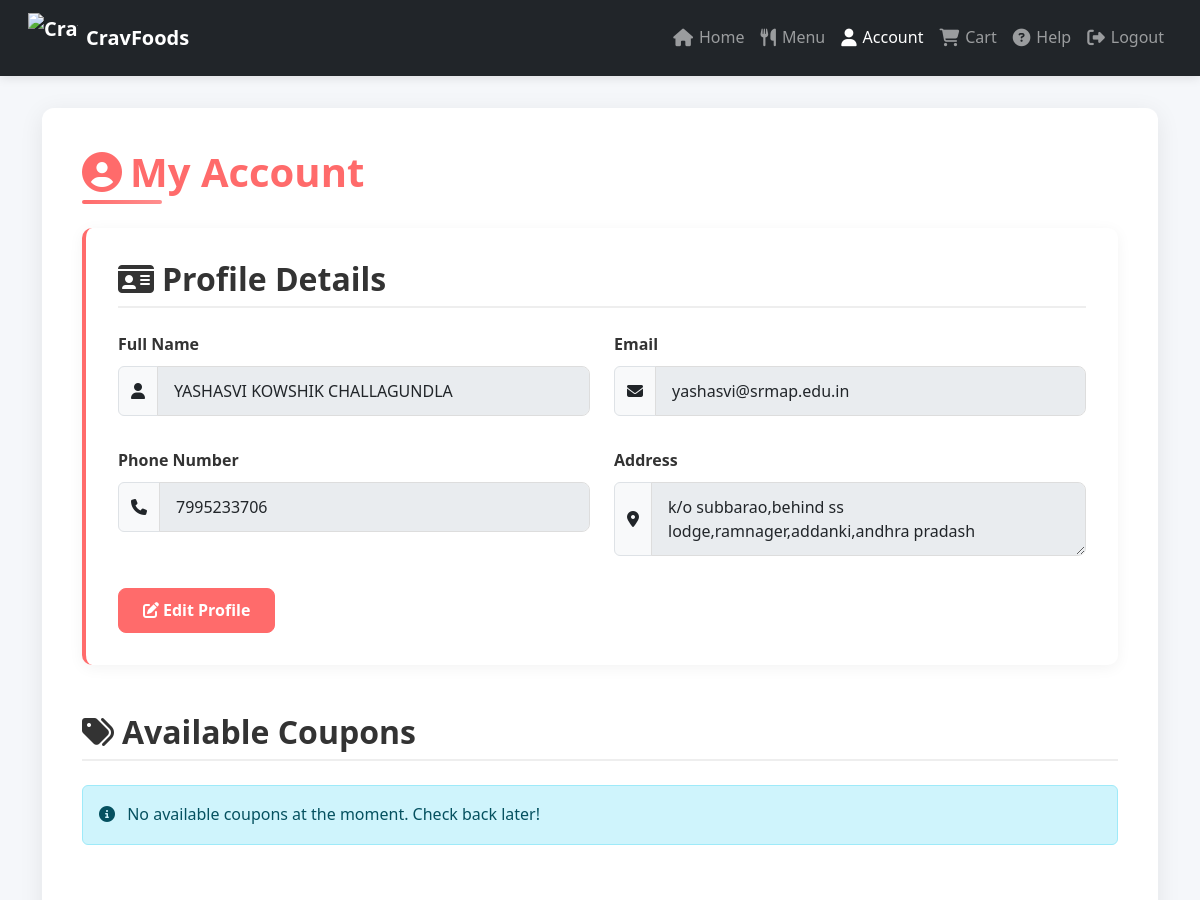
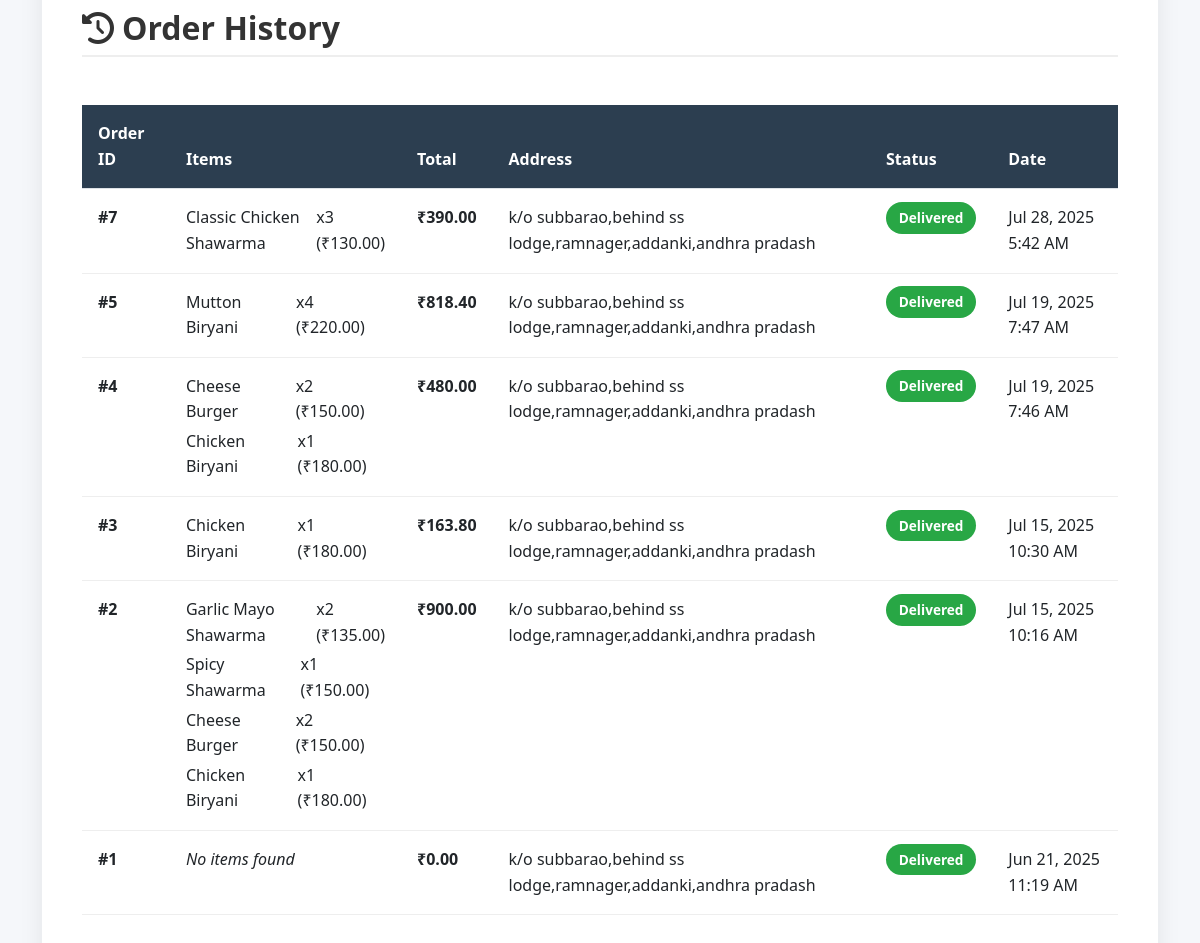
The app's page /account.php (signed in) with its own data (2 pictures, top to bottom).
### tables this page shows
CREATE TABLE `users` (
  `id` int(11) NOT NULL,
  `name` varchar(100) NOT NULL,
  `mobile` varchar(15) NOT NULL,
  `email` varchar(100) NOT NULL,
  `address` text NOT NULL,
  `password` varchar(255) NOT NULL,
  `created_at` timestamp NOT NULL DEFAULT current_timestamp()
);

CREATE TABLE `orders` (
  `id` int(11) NOT NULL,
  `user_id` int(11) DEFAULT NULL,
  `total_amount` decimal(10,2) DEFAULT NULL,
  `coupon_applied` varchar(50) DEFAULT NULL,
  `delivery_address` text DEFAULT NULL,
  `order_date` timestamp NOT NULL DEFAULT current_timestamp(),
  `status` enum('Pending','Processing','Delivered') DEFAULT 'Pending'
);

CREATE TABLE `order_items` (
  `id` int(11) NOT NULL,
  `order_id` int(11) DEFAULT NULL,
  `food_id` int(11) DEFAULT NULL,
  `quantity` int(11) DEFAULT 1,
  `price` decimal(10,2) DEFAULT NULL
);

CREATE TABLE `food_items` (
  `id` int(11) NOT NULL,
  `name` varchar(100) NOT NULL,
  `description` text DEFAULT NULL,
  `price` decimal(10,2) NOT NULL,
  `image` varchar(255) DEFAULT NULL,
  `category_id` int(11) DEFAULT NULL
);

### account.php (the view, shortened to what this page needs)
<?php
include 'db.php';
$user_id = $_SESSION['user_id'];
$stmt = $conn->prepare("SELECT * FROM users WHERE id = ?");
$stmt->bind_param("i", $user_id);
$stmt->execute();
$result = $stmt->get_result();
$customer = $result->fetch_assoc();
$stmt = $conn->prepare("SELECT * FROM orders WHERE user_id = ? ORDER BY order_date DESC");
$stmt->bind_param("i", $user_id);
$stmt->execute();
$orderResult = $stmt->get_result();
?>
<!DOCTYPE html>
<html lang="en">
<head>
    <link href="https://cdn.jsdelivr.net/npm/bootstrap@5.3.0/dist/css/bootstrap.min.css" rel="stylesheet">
    <link rel="stylesheet" href="https://cdnjs.cloudflare.com/ajax/libs/font-awesome/6.4.0/css/all.min.css">
</head>
<body>
<nav class="navbar navbar-expand-lg navbar-dark bg-dark mb-4">
    <div class="container-fluid">
        <a class="navbar-brand d-flex align-items-center" href="index.php">
            <img src="food_images/cravfoods_logo.png" alt="CravFoods Logo" width="50" height="50" class="me-2">
            <span>CravFoods</span>
        </a>
        <div class="collapse navbar-collapse" id="navbarNav">
            <ul class="navbar-nav ms-auto">
                <li class="nav-item">
                    <a class="nav-link" href="index.php">
                        <i class="fas fa-home"></i> Home
                    </a>
                </li>
                <li class="nav-item">
                    <a class="nav-link" href="menu.php">
                        <i class="fas fa-utensils"></i> Menu
                    </a>
                </li>
                <li class="nav-item">
                    <a class="nav-link active" href="account.php">
                        <i class="fas fa-user"></i> Account
                    </a>
                </li>
                <li class="nav-item">
                    <a class="nav-link" href="cart.php">
                        <i class="fas fa-shopping-cart"></i> Cart
                    </a>
                </li>
                <li class="nav-item">
                    <a class="nav-link" href="help.php">
                        <i class="fas fa-question-circle"></i> Help
                    </a>
                </li>
                <li class="nav-item">
                    <a class="nav-link" href="logout.php">
                        <i class="fas fa-sign-out-alt"></i> Logout
                    </a>
                </li>
            </ul>
        </div>
    </div>
</nav>
<div class="container">
    <div class="account-container">
        <h1 class="mb-4"><i class="fas fa-user-circle me-2"></i>My Account</h1>
        <div class="profile-section">
            <h2 class="mb-4"><i class="fas fa-id-card me-2"></i>Profile Details</h2>
            <form method="post" id="profileForm">
                <div class="row mb-3">
                    <div class="col-md-6 mb-3">
                        <label class="form-label fw-bold">Full Name</label>
                        <div class="input-group">
                            <span class="input-group-text"><i class="fas fa-user"></i></span>
                            <input type="text" class="form-control" name="name" value="<?= htmlspecialchars($customer['name'] ?? '') ?>" required disabled>
                        </div>
                    </div>
                    <div class="col-md-6 mb-3">
                        <label class="form-label fw-bold">Email</label>
                        <div class="input-group">
                            <span class="input-group-text"><i class="fas fa-envelope"></i></span>
                            <input type="email" class="form-control" value="<?= htmlspecialchars($customer['email'] ?? '') ?>" disabled>
                        </div>
                    </div>
                </div>
                <div class="row mb-3">
                    <div class="col-md-6 mb-3">
                        <label class="form-label fw-bold">Phone Number</label>
                        <div class="input-group">
                            <span class="input-group-text"><i class="fas fa-phone"></i></span>
                            <input type="tel" class="form-control" name="mobile" value="<?= htmlspecialchars($customer['mobile'] ?? '') ?>" required disabled>
                        </div>
                    </div>
                    <div class="col-md-6 mb-3">
                        <label class="form-label fw-bold">Address</label>
                        <div class="input-group">
                            <span class="input-group-text"><i class="fas fa-map-marker-alt"></i></span>
                            <textarea class="form-control" name="address" rows="2" required disabled><?= htmlspecialchars($customer['address'] ?? '') ?></textarea>
                        </div>
                    </div>
                </div>
                <div class="d-flex gap-2">
                    <button type="button" class="btn btn-primary" id="editProfileBtn">
                        <i class="fas fa-edit me-1"></i> Edit Profile
                    </button>
                </div>
            </form>
        </div>
        <div class="coupon-section">
            <h2 class="mb-4"><i class="fas fa-tags me-2"></i>Available Coupons</h2>
            <div class="row">
            <?php
                $today = date('Y-m-d');
                $coupon_query = "
                    SELECT c.*
                    FROM coupons c
                    INNER JOIN user_coupons uc ON c.id = uc.coupon_id
                    WHERE uc.user_id = $user_id
                    AND c.is_active = 1
                    AND c.expiry_date >= '$today'
                ";
                $coupon_result = mysqli_query($conn, $coupon_query);
                if (mysqli_num_rows($coupon_result) > 0):
                    while ($coupon = mysqli_fetch_assoc($coupon_result)):
            ?>
                <div class="col-md-6 col-lg-4 mb-4">
                    <div class="ticket-card">
                        <div class="ticket-code"><?= htmlspecialchars($coupon['code']) ?></div>
                        <div class="ticket-discount">
                            <?= $coupon['discount_type'] == 'Percentage' ? $coupon['discount_value'] . '% OFF' : '₹' . $coupon['discount_value'] . ' OFF' ?>
                        </div>
                        <div class="ticket-expiry">
                            <i class="far fa-clock me-1"></i> Expires: <?= date('M j, Y', strtotime($coupon['expiry_date'])) ?>
                        </div>
                        <div class="ticket-expiry">
                            <i class="fas fa-gift me-1"></i>
                            <?= $coupon['discount_type'] == 'Percentage' ?
                                'Save '.$coupon['discount_value'].'% on your order' :
                                'Get ₹'.$coupon['discount_value'].' off your order' ?>
                        </div>
                            <button class="btn btn-outline-primary copy-btn" data-code="<?= htmlspecialchars($coupon['code']) ?>">
                            <i class="far fa-copy me-1"></i> Copy Code
                        </button>
                    </div>
                </div>
            <?php endwhile; else: ?>
                <div class="col-12">
                    <div class="alert alert-info">
                        <i class="fas fa-info-circle me-2"></i> No available coupons at the moment. Check back later!
                    </div>
                </div>
            <?php endif; ?>
            </div>
        </div>
        <h2 class="mb-4"><i class="fas fa-history me-2"></i>Order History</h2>
        <?php if ($orderResult->num_rows > 0): ?>
            <div class="table-responsive">
                <table class="order-table table table-hover">
                    <thead>
                        <tr>
                            <th>Order ID</th>
                            <th>Items</th>
                            <th>Total</th>
                            <th>Address</th>
                            <th>Status</th>
                            <th>Date</th>
                        </tr>
                    </thead>
                    <tbody>
                    <?php while ($order = $orderResult->fetch_assoc()): ?>
                        <tr>
                            <td class="fw-bold">#<?= $order['id'] ?></td>
                            <td class="order-items-cell">
                                <?php
                                $itemStmt = $conn->prepare("
                                    SELECT fi.name, oi.quantity, oi.price
                                    FROM order_items oi
                                    JOIN food_items fi ON oi.food_id = fi.id
                                    WHERE oi.order_id = ?
                                ");
                                $itemStmt->bind_param("i", $order['id']);
                                $itemStmt->execute();
                                $itemResult = $itemStmt->get_result();
                                if ($itemResult->num_rows > 0):
                                    echo "<div class='d-flex flex-column gap-1'>";
                                    while ($item = $itemResult->fetch_assoc()) {
                                        echo "<div class='d-flex justify-content-between'>";
                                        echo "<span>" . htmlspecialchars($item['name']) . "</span>";
                                        echo "<span>x" . (int)$item['quantity'] . " (₹" . number_format($item['price'], 2) . ")</span>";
                                        echo "</div>";
                                    }
                                    echo "</div>";
                                else:
                                    echo "<em>No items found</em>";
                                endif;
                                ?>
                            </td>
                            <td class="fw-bold">₹<?= number_format($order['total_amount'], 2) ?></td>
                            <td><?= htmlspecialchars($order['delivery_address']) ?></td>
                            <td><span class="status-badge <?= 'status-' . strtolower($order['status']) ?>"><?= ucfirst($order['status']) ?></span></td>
                            <td><?= date('M j, Y g:i A', strtotime($order['order_date'])) ?></td>
                        </tr>
                    <?php endwhile; ?>
                    </tbody>
                </table>
            </div>
        <?php else: ?>
            <div class="alert alert-info">
                <i class="fas fa-info-circle me-2"></i> You haven't placed any orders yet. <a href="menu.php" class="alert-link">Browse our menu</a> to get started!
            </div>
        <?php endif; ?>
    </div>
</div>
</body>
</html>

### account.php (style rules this page uses)
:root { --primary-color: #ff6b6b; --secondary-color: #ff8e8e; --dark-color: #333; --light-color: #f8f9fa; --success-color: #28a745; --info-color: #17a2b8; --warning-color: #ffc107; --danger-color: #dc3545; }
.navbar { box-shadow: 0 2px 10px rgba(0, 0, 0, 0.1); padding: 0.5rem 1rem; }
.navbar-brand { font-weight: bold; display: flex; align-items: center; }
.navbar-brand img { margin-right: 10px; transition: transform 0.3s ease; height: 50px; width: 50px; }
.nav-link { font-weight: 500; padding: 0.5rem 1rem; display: flex; align-items: center; transition: all 0.3s ease; }
.nav-link i { margin-right: 6px; font-size: 1.1rem; }
.nav-link:hover, .nav-link.active { color: white !important; }
body { font-family: 'Segoe UI', Tahoma, Geneva, Verdana, sans-serif; background-color: #f5f7fa; color: var(--dark-color); line-height: 1.6; padding-top: 0; }
.account-container { max-width: 1200px; margin: 2rem auto; padding: 2.5rem; background: white; border-radius: 12px; box-shadow: 0 5px 25px rgba(0, 0, 0, 0.08); }
h1, h2, h3 { font-weight: 700; color: var(--dark-color); }
h1 { color: var(--primary-color); position: relative; padding-bottom: 0.5rem; }
h1::after { content: ''; position: absolute; bottom: 0; left: 0; width: 80px; height: 4px; background: linear-gradient(90deg, var(--primary-color), var(--secondary-color)); border-radius: 2px; }
h2 { margin-bottom: 1.5rem; padding-bottom: 0.5rem; border-bottom: 2px solid #eee; }
.profile-section { margin-bottom: 3rem; padding: 2rem; background: white; border-radius: 10px; box-shadow: 0 3px 15px rgba(0, 0, 0, 0.05); border-left: 4px solid var(--primary-color); }
.form-control, .form-select { border-radius: 8px; padding: 0.75rem 1rem; border: 1px solid #ddd; transition: all 0.3s ease; }
.btn { border-radius: 8px; padding: 0.6rem 1.5rem; font-weight: 600; transition: all 0.3s ease; display: inline-flex; align-items: center; justify-content: center; }
.btn i { margin-right: 8px; }
.btn-primary { background-color: var(--primary-color); border-color: var(--primary-color); }
.order-table { width: 100%; margin-top: 1.5rem; border-collapse: separate; border-spacing: 0; }
.order-table th { background-color: #2c3e50; color: white; padding: 1rem; position: sticky; top: 0; }
.order-table td { padding: 1rem; vertical-align: top; border-bottom: 1px solid #eee; }
.order-items-cell { max-width: 300px; }
.status-badge { padding: 0.4rem 0.8rem; border-radius: 20px; font-size: 0.85rem; font-weight: 600; text-transform: capitalize; }
.status-delivered { background-color: var(--success-color); color: white; }
.coupon-section { margin: 3rem 0; }

### records on screen
users: name "YASHASVI KOWSHIK CHALLAGUNDLA", email "yashasvi@srmap.edu.in", mobile "7995233706", address "k/o subbarao,behind ss lodge,ramnager,addanki,andhra pradash"
orders: id "7", total_amount "390.00", delivery_address "k/o subbarao,behind ss lodge,ramnager,addanki,andhra pradash", status "Delivered", order_date "Jul 28, 2025 5:42 AM"
order_items: food.name "Classic Chicken Shawarma", quantity "3", price "130.00"
orders: id "5", total_amount "818.40", delivery_address "k/o subbarao,behind ss lodge,ramnager,addanki,andhra pradash", status "Delivered", order_date "Jul 19, 2025 7:47 AM"
order_items: food.name "Mutton Biryani", quantity "4", price "220.00"
orders: id "4", total_amount "480.00", delivery_address "k/o subbarao,behind ss lodge,ramnager,addanki,andhra pradash", status "Delivered", order_date "Jul 19, 2025 7:46 AM"
order_items: food.name "Cheese Burger", quantity "2", price "150.00"
order_items: food.name "Chicken Biryani", quantity "1", price "180.00"
orders: id "3", total_amount "163.80", delivery_address "k/o subbarao,behind ss lodge,ramnager,addanki,andhra pradash", status "Delivered", order_date "Jul 15, 2025 10:30 AM"
order_items: food.name "Chicken Biryani", quantity "1", price "180.00"
orders: id "2", total_amount "900.00", delivery_address "k/o subbarao,behind ss lodge,ramnager,addanki,andhra pradash", status "Delivered", order_date "Jul 15, 2025 10:16 AM"
order_items: food.name "Garlic Mayo Shawarma", quantity "2", price "135.00"
order_items: food.name "Spicy Shawarma", quantity "1", price "150.00"
order_items: food.name "Cheese Burger", quantity "2", price "150.00"
order_items: food.name "Chicken Biryani", quantity "1", price "180.00"
orders: id "1", shows "No items found", total_amount "0.00", delivery_address "k/o subbarao,behind ss lodge,ramnager,addanki,andhra pradash", status "Delivered", order_date "Jun 21, 2025 11:19 AM"
